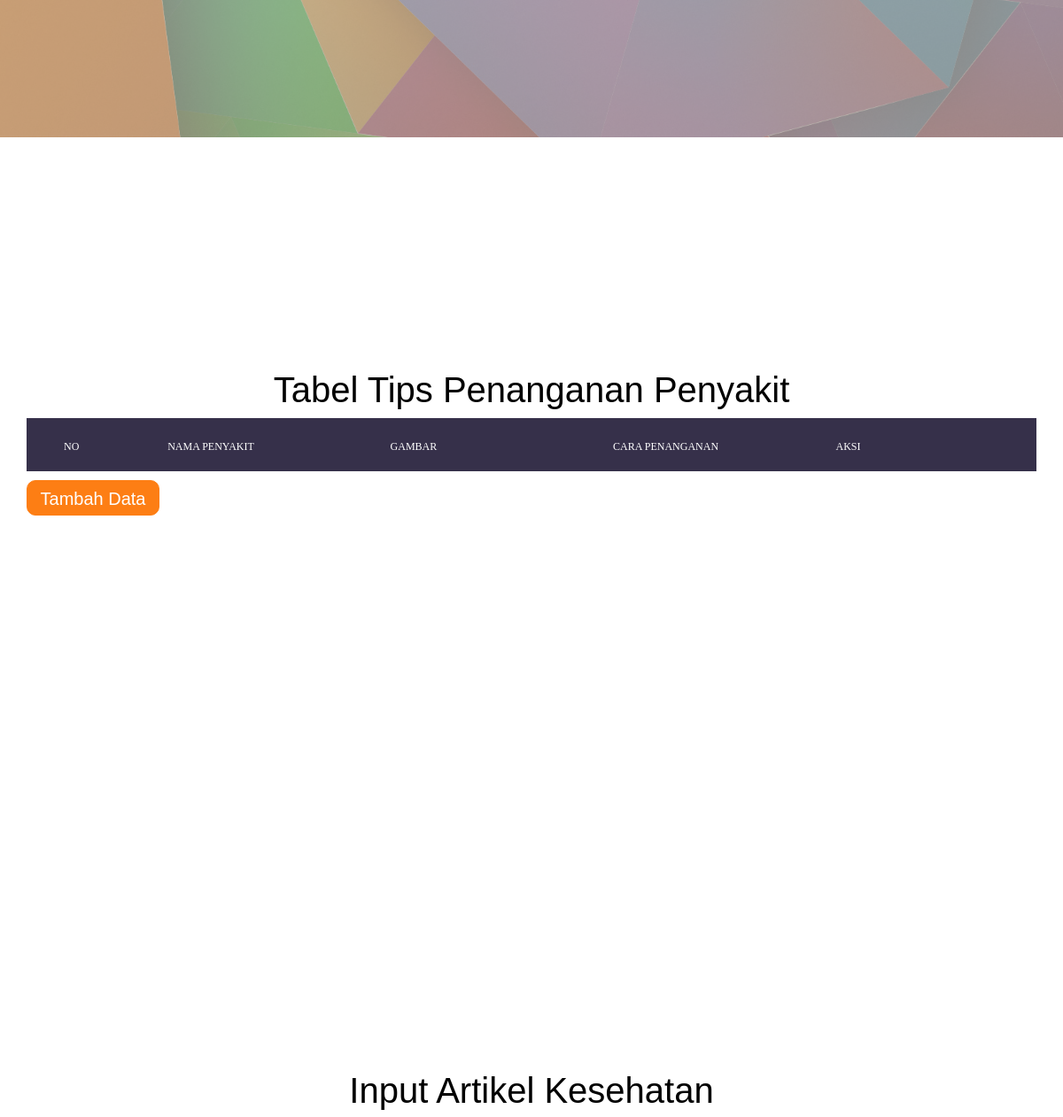
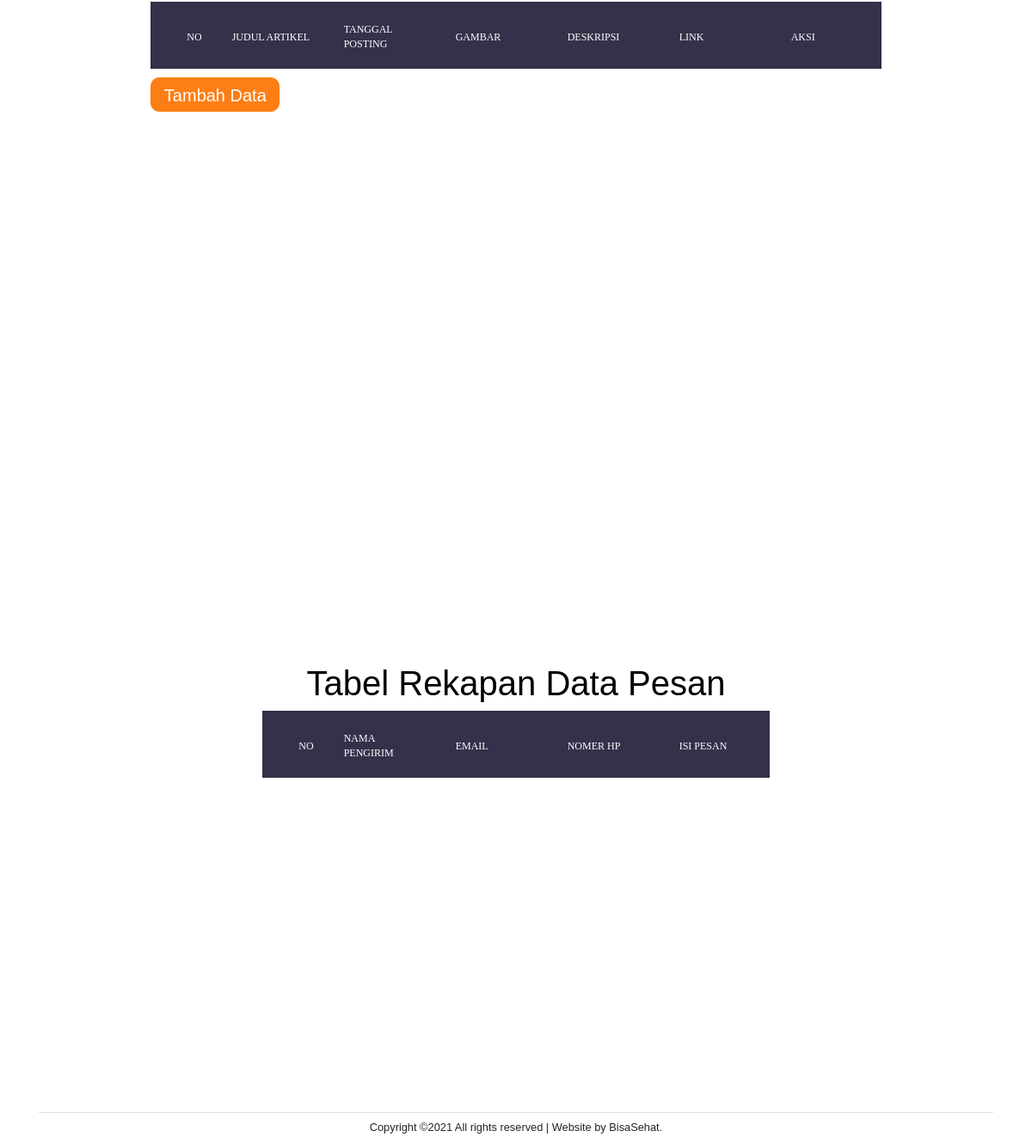
/admin.php (signed in, lower part), run on an earlier commit of the app's database (2 pictures, top to bottom).
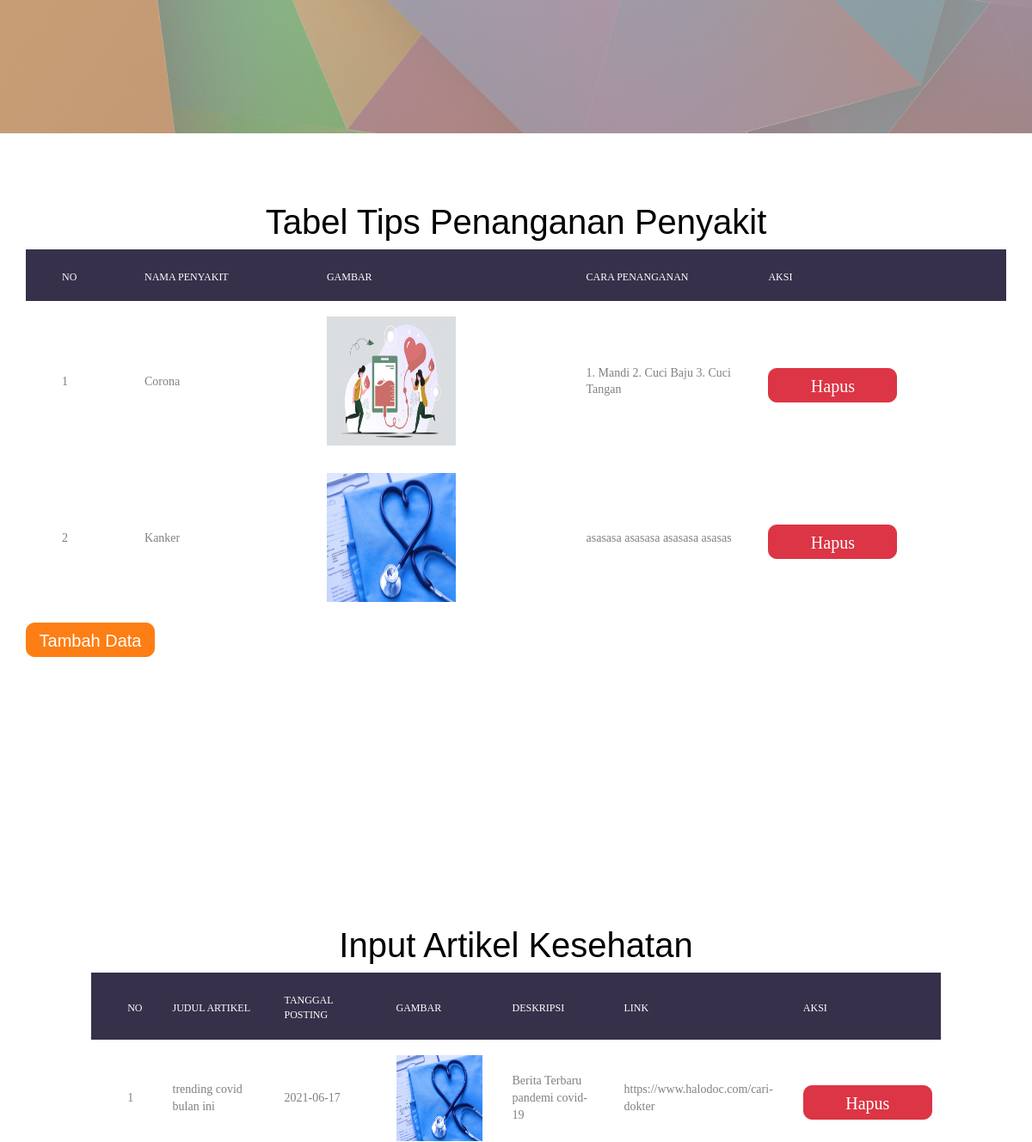
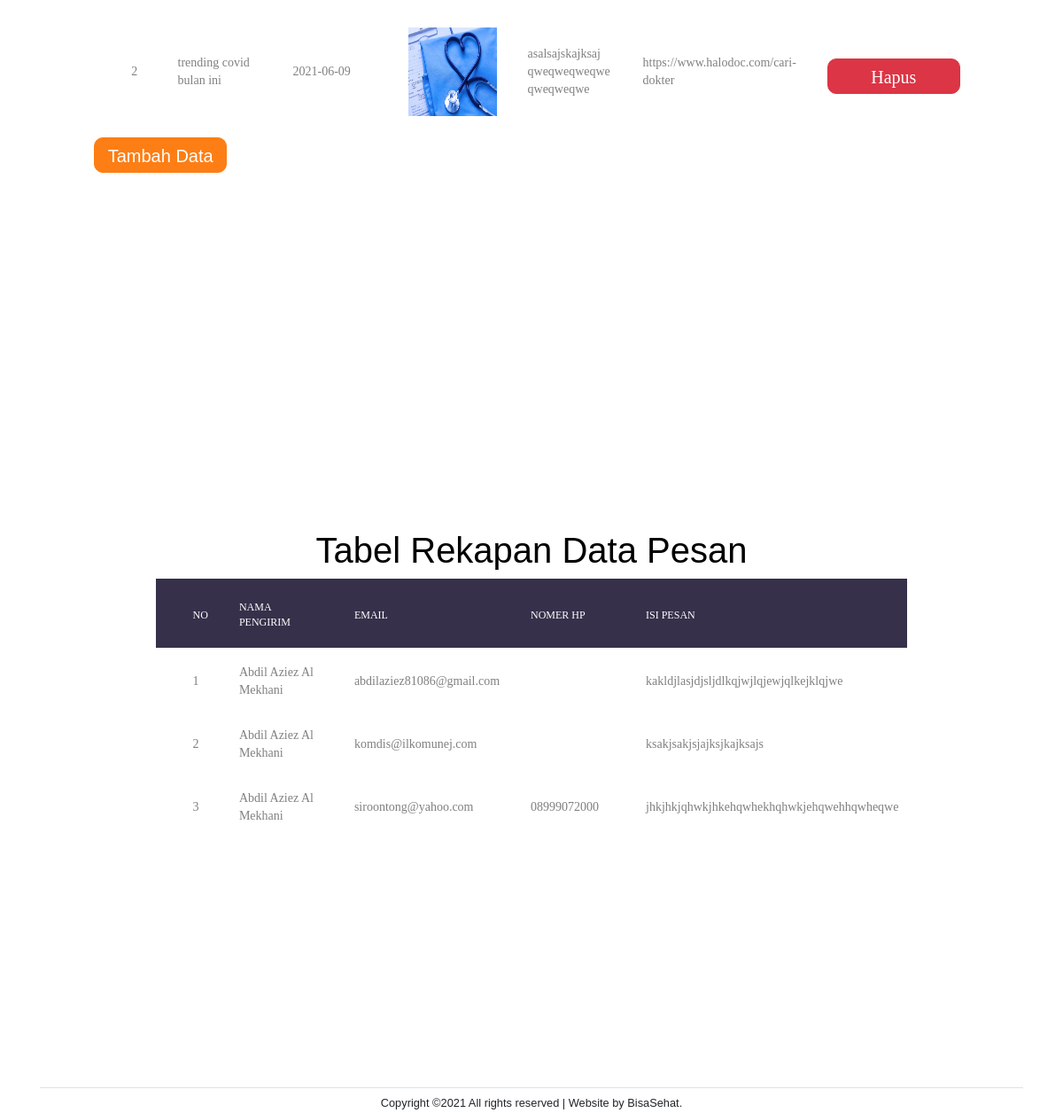
And on a later commit of the database (2 pictures, top to bottom).
### tables this page shows
CREATE TABLE `solusipenyakit` (
  `id_jenis` int(11) NOT NULL,
  `jenisPasien` varchar(110) NOT NULL,
  `keterangan` longtext NOT NULL,
  `gambar` varchar(110) NOT NULL
);

CREATE TABLE `artikelkesehatan` (
  `id_berita` int(11) NOT NULL,
  `judulBerita` varchar(100) NOT NULL,
  `tanggalPosting` date NOT NULL,
  `gambar` varchar(200) NOT NULL,
  `deskripsi` longtext NOT NULL,
  `link` mediumtext NOT NULL
);

CREATE TABLE `pesan` (
  `id_pesan` int(11) NOT NULL,
  `namaLengkap` varchar(100) NOT NULL,
  `email` varchar(100) NOT NULL,
  `nomerHp` varchar(200) NOT NULL,
  `keterangan` longtext NOT NULL
);

### connect.php (called while the page is built, shortened)
<?php
$conn = mysqli_connect("localhost","root","","bisasehat");
function query($query)
{
  global $conn;
  $result = mysqli_query($conn,$query);
  $rows = [];
  while ($row = mysqli_fetch_assoc($result)){
    $rows[]=$row;
  }
  return $rows;
}
?>

### admin.php (the view, shortened to what the changed rows need)
<?php
require 'connect.php';
$penyakit = query("SELECT * FROM solusipenyakit ");
$berita = query("SELECT * FROM artikelkesehatan ");
$pesan = query("SELECT * FROM pesan ");
?>
<!doctype html>
<html lang="en">
  <head>
    <link rel="stylesheet" href="fonts/icomoon/style.css">
    <link rel="stylesheet" href="css/bootstrap.min.css">
    <link rel="stylesheet" href="css/jquery-ui.css">
    <link rel="stylesheet" href="css/owl.carousel.min.css">
    <link rel="stylesheet" href="css/owl.theme.default.min.css">
    <link rel="stylesheet" href="css/owl.theme.default.min.css">
    <link rel="stylesheet" href="css/jquery.fancybox.min.css">
    <link rel="stylesheet" href="css/bootstrap-datepicker.css">
    <link rel="stylesheet" href="fonts/flaticon/font/flaticon.css">
    <link rel="stylesheet" href="css/aos.css">
    <link rel="stylesheet" href="css/style.css">
    <link rel="stylesheet" type="text/css" href="admin/vendor/bootstrap/css/bootstrap.min.css">
    <link rel="stylesheet" type="text/css" href="admin/fonts/font-awesome-4.7.0/css/font-awesome.min.css">
    <link rel="stylesheet" type="text/css" href="admin/vendor/animate/animate.css">
    <link rel="stylesheet" type="text/css" href="admin/vendor/select2/select2.min.css">
    <link rel="stylesheet" type="text/css" href="admin/vendor/perfect-scrollbar/perfect-scrollbar.css">
    <link rel="stylesheet" type="text/css" href="admin/css/util.css">
    <link rel="stylesheet" type="text/css" href="admin/css/main.css">
    <link rel="stylesheet" type="text/css" href="admin/css/style.css">
  </head>
  <body data-spy="scroll" data-target=".site-navbar-target" data-offset="300">
  <div class="site-wrap">
    <div class="intro-section">
        <div class="container-table100" style="background-color: white;">
          <div class="wrap-table100">
            <div class="table100 ver1 m-b-110">
              <table data-vertable="ver1">
                <h1 class="m-b-10 text-center text-black">Tabel Tips Penanganan Penyakit</h1>
                <thead>
                  <tr class="row100 head">
                    <th class="column100 column1" data-column="column1">No</th>
                    <th class="column100 column2" data-column="column2">Nama Penyakit</th>
                    <th class="column100 column3" data-column="column3">Gambar</th>
                    <th class="column100 column4" data-column="column4">Cara Penanganan</th>
                    <th class="column100 column5" data-column="column5">Aksi</th>
                  </tr>
                </thead>
                <tbody>
                <?php $i = 1; ?>
                <?php foreach ($penyakit as $var):?>
                  <tr class="row100">
                    <td class="column100 column1" data-column="column1"><?php echo $i; ?></td>
                    <td class="column100 column2" data-column="column2"><?php echo  $var['jenisPasien'];?></td>
                    <td class="column100 column3" data-column="column3"><img src="upload/<?php echo $var['gambar']; ?>" style="width : 150px; height: 150px;" alt=""> </td>
                    <td class="column100 column4" data-column="column4"><?php echo $var['keterangan']; ?></td>
                    <td class="column100 column5" data-column="column5"><a class="btn btn-danger" href="hapus.php?id_jenis=<?= $var["id_jenis"];?>" onclick="return confirm('Apakah Anda yakin untuk menghapus?'" role="button">Hapus</a></td>
                  </tr>
                <?php $i++;?>
                <?php endforeach; ?>
              </tbody>
              </table>
            </div>
          </div>
        </div>
      </div>
            <div class="intro-section">
                <div class="container-table100" style="background-color:white;>
                  <div class="wrap-table100">
                    <div class="table100 ver1 m-b-110">
                      <table data-vertable="ver1">
                        <h1 class="m-b-10 text-center text-black">Input Artikel Kesehatan</h1>
                        <thead>
                          <tr class="row100 head">
                            <th class="column100 column1" data-column="column1">No</th>
                            <th class="column100 column2" data-column="column2">Judul Artikel</th>
                            <th class="column100 column3" data-column="column3">Tanggal Posting</th>
                            <th class="column100 column3" data-column="column3">Gambar</th>
                            <th class="column100 column4" data-column="column4">Deskripsi</th>
                            <th class="column100 column4" data-column="column4">Link</th>
                            <th class="column100 column5" data-column="column5">Aksi</th>
                          </tr>
                        </thead>
                        <tbody>
                        <?php $i = 1; ?>
                        <?php foreach ($berita as $var):?>
                          <tr class="row100">
                            <td class="column100 column1" data-column="column1"><?php echo $i; ?></td>
                            <td class="column100 column2" data-column="column2"><?php echo  $var['judulBerita'];?></td>
                            <td class="column100 column3" data-column="column3"><?php echo $var['tanggalPosting']; ?></td>
                            <td class="column100 column3" data-column="column3"><img src="upload/<?php echo $var['gambar']; ?>" style=" width: 100px; height: 100px;" alt=""> </td>
                            <td class="column100 column4" data-column="column4"><?php echo $var['deskripsi']; ?></td>
                            <td class="column100 column4" data-column="column4"><?php echo $var['link']; ?></td>
                            <td class="column100 column5" data-column="column5"><a class="btn btn-danger" href="hapus.php?id_berita=<?= $var["id_berita"];?>" onclick="return confirm('Apakah Anda yakin untuk menghapus?'" role="button">Hapus</a></td>
                          </tr>
                        <?php $i++;?>
                        <?php endforeach; ?>
                      </tbody>
                      </table>
                    </div>
                  </div>
                </div>
              </div>
              <div class="intro-section">
                  <div class="container-table100" style="background-color:white;>
                    <div class="wrap-table100">
                      <div class="table100 ver1 m-b-110">
                        <table data-vertable="ver1">
                          <h1 class="m-b-10 text-center text-black">Tabel Rekapan Data Pesan</h1>
                          <thead>
                            <tr class="row100 head">
                              <th class="column100 column1" data-column="column1">No</th>
                              <th class="column100 column2" data-column="column2">Nama Pengirim</th>
                              <th class="column100 column3" data-column="column3">Email</th>
                              <th class="column100 column4" data-column="column4">Nomer Hp</th>
                              <th class="column100 column5" data-column="column5">Isi Pesan</th>
                            </tr>
                          </thead>
                          <tbody>
                          <?php $i = 1; ?>
                          <?php foreach ($pesan as $var):?>
                            <tr class="row100">
                              <td class="column100 column1" data-column="column1"><?php echo $i; ?></td>
                              <td class="column100 column2" data-column="column2"><?php echo  $var['namaLengkap'];?></td>
                              <td class="column100 column3" data-column="column3"><?php echo $var['email']; ?></td>
                              <td class="column100 column4" data-column="column4"><?php echo $var['nomerHp']; ?></td>
                              <td class="column100 column5" data-column="column5"><?php echo $var['keterangan']; ?></td>
                            </tr>
                          <?php $i++;?>
                          <?php endforeach; ?>
                        </tbody>
                        </table>
                      </div>
                    </div>
                  </div>
  </body>
</html>

What changed in the data, as far as the page shows it:
added solusipenyakit: jenisPasien "Corona", gambar (picture), keterangan "1. Mandi 2. Cuci Baju 3. Cuci Tangan"
added solusipenyakit: jenisPasien "Kanker", gambar (picture), keterangan "asasasa asasasa asasasa asasas"
added artikelkesehatan: judulBerita "trending covid bulan ini", tanggalPosting "2021-06-17", gambar (picture), deskripsi "Berita Terbaru pandemi covid-19", link "https://www.halodoc.com/cari-dokter"
added artikelkesehatan: judulBerita "trending covid bulan ini", tanggalPosting "2021-06-09", gambar (picture), deskripsi "asalsajskajksaj qweqweqweqwe qweqweqwe", link "https://www.halodoc.com/cari-dokter"
added pesan: namaLengkap "Abdil Aziez Al Mekhani", email "abdilaziez81086@gmail.com", keterangan "kakldjlasjdjsljdlkqjwjlqjewjqlkejklqjwe"
added pesan: namaLengkap "Abdil Aziez Al Mekhani", email "komdis@ilkomunej.com", keterangan "ksakjsakjsjajksjkajksajs"
added pesan: namaLengkap "Abdil Aziez Al Mekhani", email "siroontong@yahoo.com", nomerHp "08999072000", keterangan "jhkjhkjqhwkjhkehqwhekhqhwkjehqwehhqwheqwe"
